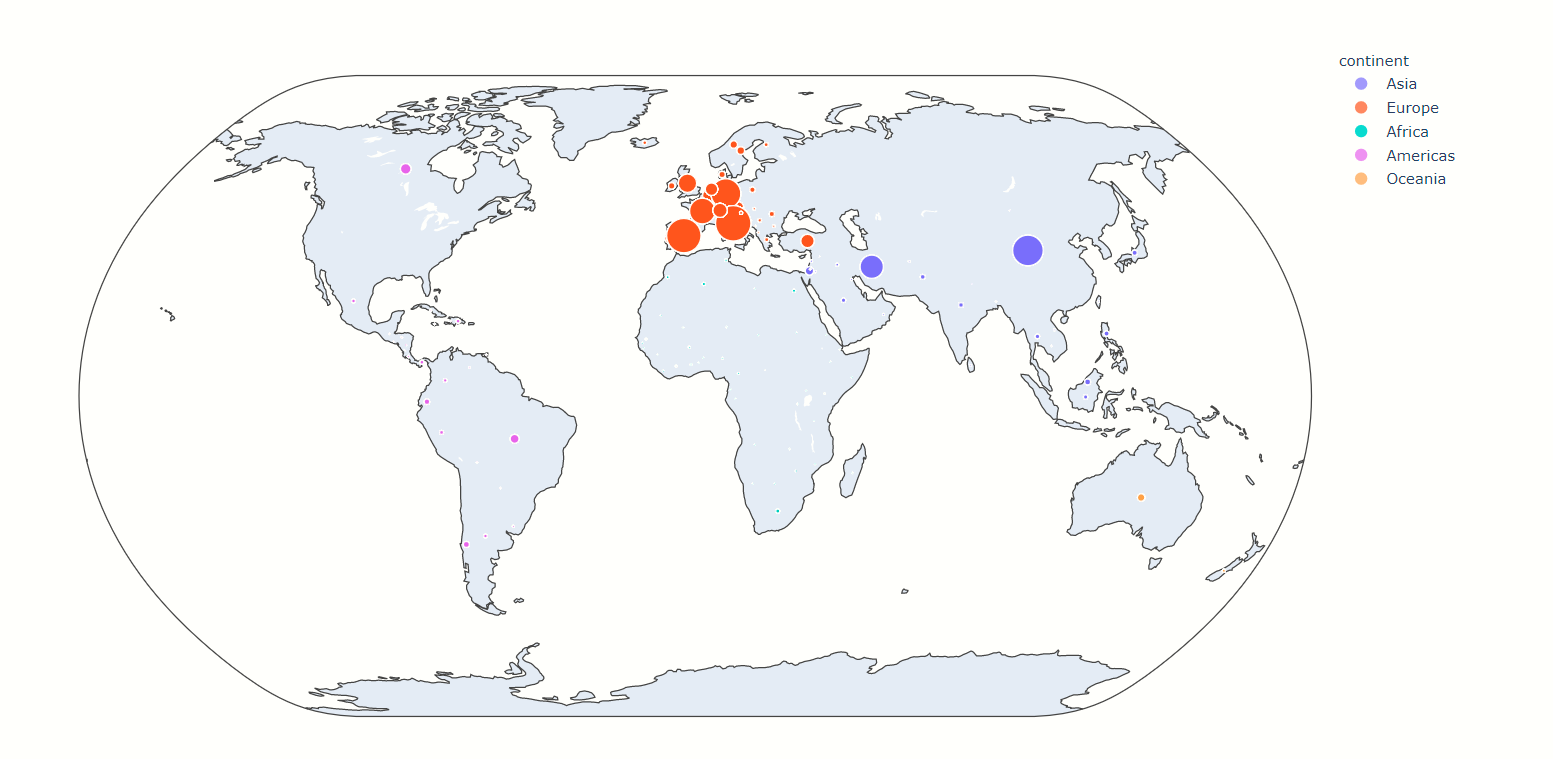

Python code for this plot:
import plotly.express as px
import requests
import pandas as pd
import json
pd.set_option('display.max_columns', None)

df1 = px.data.gapminder()
getData = requests.get('https://api.covid19api.com/summary')
dictVals = (eval(getData.text))
listVals = dictVals['Countries']

df2 = pd.read_json(json.dumps(listVals))
dfinal = df1.merge(df2, how='inner', left_on='country', right_on='Country')
titleVar = 'MAP: Live COVID-19 confirmed cases around the world.'
fig = px.scatter_geo(dfinal,
                     locations="iso_alpha",
                     color="continent",
                     hover_name="country",
                     size="TotalConfirmed",
                     projection="natural earth",
                     width=1200,
                     height=700)

import dash
import dash_core_components as dcc
import dash_html_components as html

app = dash.Dash()
app.layout = html.Div([dcc.Graph(figure=fig)])

app.run_server(debug=True, port=8052, use_reloader=False)
